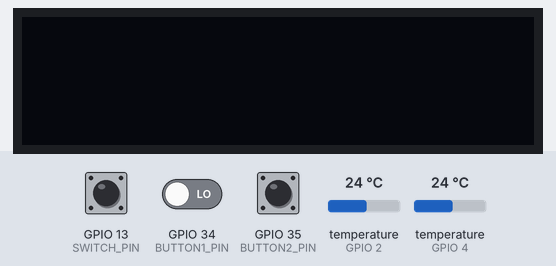
A sketch run on a simulated ESP32. Shown: 128×32 one-colour display. Inputs (shaded band) come from the test bench; at power-on: GPIO 13 (SWITCH_PIN) LOW, GPIO 34 (BUTTON1_PIN) LOW, GPIO 35 (BUTTON2_PIN) LOW, temperature (sensors on GPIO 2, GPIO 4) 24 °C. What the sketch prints to the serial monitor is not drawn.

Above: at 1.2 s.
1.3 s: GPIO 13 (SWITCH_PIN) pulled HIGH for 3.2 s
At 3.6 s:
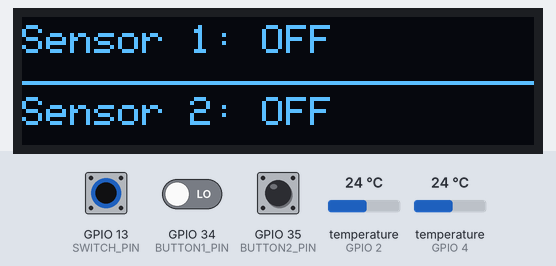
6.5 s: GPIO 13 (SWITCH_PIN) pulled HIGH for 3.2 s
11.6 s: GPIO 13 (SWITCH_PIN) driven HIGH and GPIO 34 (BUTTON1_PIN) driven HIGH
At 13.5 s:
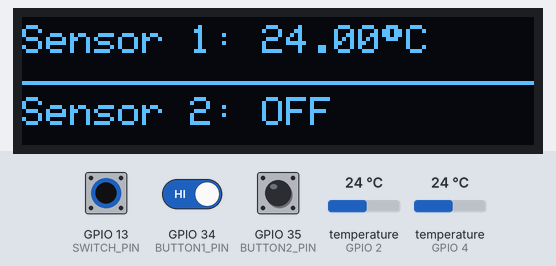
14.1 s: GPIO 35 (BUTTON2_PIN) pulled HIGH for 3.2 s
At 16.7 s:
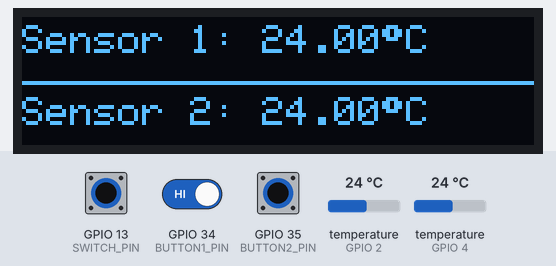
18.8 s: temperature (sensor on GPIO 2) set to 12 °C
At 20.9 s:
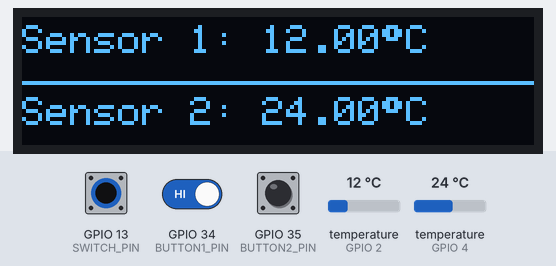
21.7 s: GPIO 35 (BUTTON2_PIN) pulled HIGH for 3.2 s
At 23.9 s:
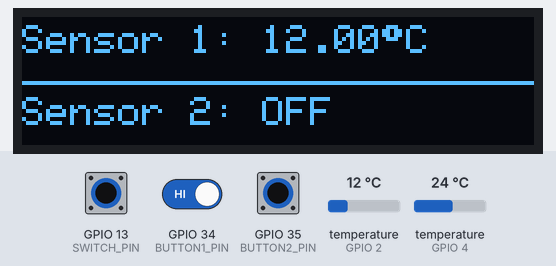
Timing chart, 0 to 25.4 s (numbered marks = the images above; inputs shaded):
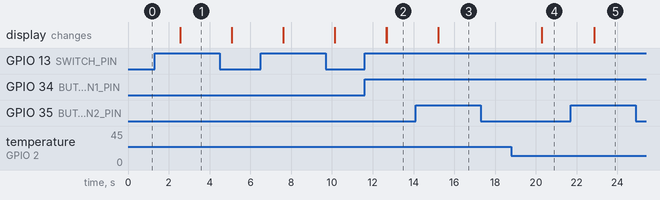

Measured:
- after the input at 1.3 s, the display: changes after 1.3 s (image 1)
- after the input at 11.6 s, the display: first changes after 1.1 s (image 2 shows a later state)
- after the input at 14.1 s, the display: changes after 1.1 s (image 3)
- after the input at 18.8 s, the display: changes after 1.5 s (image 4)
- after the input at 21.7 s, the display: changes after 1.2 s (image 5)

The sketch:

ThermoESP32.ino
```cpp
#include <SPI.h>
#include <Wire.h>
#include <Adafruit_GFX.h>
#include <Adafruit_SSD1306.h>
#include <OneWire.h>
#include <DallasTemperature.h>


#define SCREEN_WIDTH 128 // OLED display width, in pixels
#define SCREEN_HEIGHT 32 // OLED display height, in pixels
#define OLED_RESET     -1 // Reset pin # (or -1 if sharing Arduino reset pin)
#define SCREEN_ADDRESS 0x3C ///< See datasheet for Address; 0x3D for 128x64, 0x3C for 128x32
Adafruit_SSD1306 display(SCREEN_WIDTH, SCREEN_HEIGHT, &Wire, OLED_RESET);


// Button and switch pins
#define BUTTON1_PIN 34 // GPIO34 (D34)
#define BUTTON2_PIN 35 // GPIO35 (D35)
#define SWITCH_PIN 13  // GPIO13 (D13) - Display on/off switch


// Temperature sensor pins
#define TEMP_SENSOR1_PIN 2 // GPIO2 (D2)
#define TEMP_SENSOR2_PIN 4 // GPIO4 (D4)


// Setup OneWire instances for temperature sensors
OneWire oneWire1(TEMP_SENSOR1_PIN);
OneWire oneWire2(TEMP_SENSOR2_PIN);


// Pass OneWire references to Dallas Temperature sensors
DallasTemperature tempSensor1(&oneWire1);
DallasTemperature tempSensor2(&oneWire2);


// Sensor states
bool sensor1_enabled = false;
bool sensor2_enabled = false;
bool display_on = false; // Display on/off state


// Temperature variables
float temp1 = 0.0;
float temp2 = 0.0;
unsigned long lastTempRead = 0;
const unsigned long tempReadInterval = 1000; // Read temperature every 1 second


// Button state tracking for debouncing
bool button1_last_state = LOW;  // Changed to LOW since no internal pullup
bool button2_last_state = LOW;  // Changed to LOW since no internal pullup
unsigned long last_button1_time = 0;
unsigned long last_button2_time = 0;
const unsigned long debounce_delay = 200; // 200ms debounce


void setup() {
 Serial.begin(9600);


 // Initialize button pins as inputs (no pullup - GPIO34/35 are input-only pins)
 pinMode(BUTTON1_PIN, INPUT);
 pinMode(BUTTON2_PIN, INPUT);
  // Initialize switch pin with internal pull-down
 pinMode(SWITCH_PIN, INPUT_PULLDOWN);
  // Initialize temperature sensors
 tempSensor1.begin();
 tempSensor2.begin();
  Serial.println("Temperature sensors initialized");


 // SSD1306_SWITCHCAPVCC = generate display voltage from 3.3V internally
 if(!display.begin(SSD1306_SWITCHCAPVCC, SCREEN_ADDRESS)) {
   Serial.println(F("SSD1306 allocation failed"));
   for(;;); // Don't proceed, loop forever
 }


 // Initialize display
 updateDisplay();
}


void loop() {
 // Read temperature sensors periodically
 if (millis() - lastTempRead >= tempReadInterval) {
   readTemperatures();
   lastTempRead = millis();
 }
  // Check display switch state
 bool switch_current = digitalRead(SWITCH_PIN);
 if (switch_current != display_on) {
   display_on = switch_current;
   updateDisplay();
   Serial.print("Display switch: ");
   Serial.println(display_on ? "ON" : "OFF");
 }
  // Only check buttons if display is on
 if (display_on) {
   // Check button 1
   bool button1_current = digitalRead(BUTTON1_PIN);
   if (button1_current == HIGH && button1_last_state == LOW) {
     if (millis() - last_button1_time > debounce_delay) {
       sensor1_enabled = !sensor1_enabled; // Toggle sensor 1
       updateDisplay();
       last_button1_time = millis();
       Serial.println("Button 1 pressed - Sensor 1 toggled");
     }
   }
   button1_last_state = button1_current;

   // Check button 2
   bool button2_current = digitalRead(BUTTON2_PIN);
   if (button2_current == HIGH && button2_last_state == LOW) {
     if (millis() - last_button2_time > debounce_delay) {
       sensor2_enabled = !sensor2_enabled; // Toggle sensor 2
       updateDisplay();
       last_button2_time = millis();
       Serial.println("Button 2 pressed - Sensor 2 toggled");
     }
   }
   button2_last_state = button2_current;
 }
  delay(10); // Small delay to prevent excessive polling
}


void updateDisplay() {
 display.clearDisplay();
  // If display is off, just show a blank screen
 if (!display_on) {
   display.display();
   return;
 }
  // Set text properties
 display.setTextSize(1);
 display.setTextColor(SSD1306_WHITE);
  // Display sensor 1 in top half
 display.setCursor(0, 2);
 if (sensor1_enabled) {
   display.print(F("Sensor 1: "));
   display.print(temp1, 2); // 2 decimal places
   display.write(247); // Degree symbol (°)
   display.print(F("C"));
 } else {
   display.print(F("Sensor 1: OFF"));
 }
  // Draw horizontal line in the middle
 display.drawLine(0, 16, SCREEN_WIDTH-1, 16, SSD1306_WHITE);
  // Display sensor 2 in bottom half
 display.setCursor(0, 20);
 if (sensor2_enabled) {
   display.print(F("Sensor 2: "));
   display.print(temp2, 2); // 2 decimal places
   display.write(247); // Degree symbol (°)
   display.print(F("C"));
 } else {
   display.print(F("Sensor 2: OFF"));
 }
  // Update the display
 display.display();
}


void readTemperatures() {
 // Request temperatures from both sensors
 tempSensor1.requestTemperatures();
 tempSensor2.requestTemperatures();
  // Read temperatures (index 0 = first sensor on each bus)
 float newTemp1 = tempSensor1.getTempCByIndex(0);
 float newTemp2 = tempSensor2.getTempCByIndex(0);
  // Check for valid readings (-127 indicates error)
 if (newTemp1 != DEVICE_DISCONNECTED_C) {
   temp1 = newTemp1;
 }
 if (newTemp2 != DEVICE_DISCONNECTED_C) {
   temp2 = newTemp2;
 }
  // Update display if any sensor values changed and display is on
 if (display_on && (sensor1_enabled || sensor2_enabled)) {
   updateDisplay();
 }
  // Print to serial for debugging
 Serial.print("Temp1: ");
 Serial.print(temp1);
 Serial.print("°C, Temp2: ");
 Serial.print(temp2);
 Serial.println("°C");
}
```
